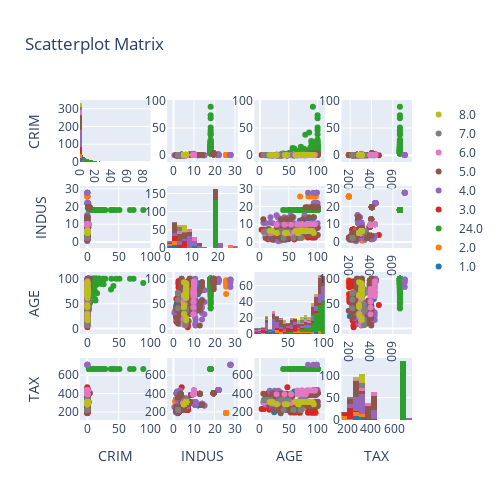

Notebook code cell kept with this figure:
### Code cell
import plotly.figure_factory as ff
fig = ff.create_scatterplotmatrix(
    df[['CRIM', 'INDUS', 'RAD_CAT',      
        'AGE','TAX']],
    diag='histogram',
    index='RAD_CAT')
fig.show()
